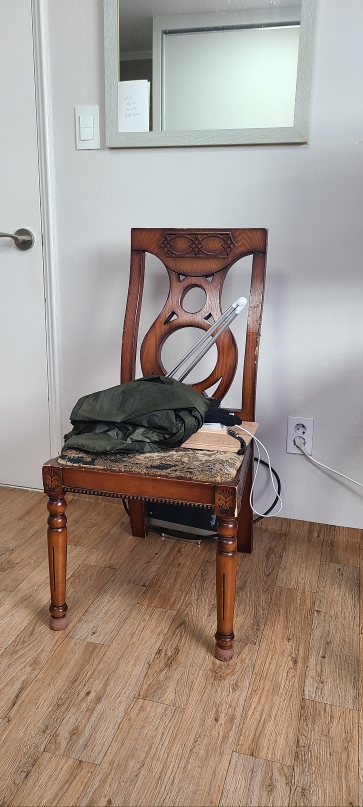
#> input picture feature2.jpg, 726 x 1613 px (shown at 1/2 size)
$ python double_point_analysis.py
#> lines starting #> are read from the running program, lines starting #| are printed output that depends on the picture; long printed decimals are rounded
import sys
import numpy as np
import cv2 as cv
import matplotlib.pyplot as plt
from mpl_toolkits.mplot3d import Axes3D
# [24 lines of commented-out code are left out]


img1 = cv.imread('feature2.jpg')
#> img1 is the input picture: shape (1613, 726, 3); mean B, G, R 139.2, 147.9, 161.1
img2 = cv.imread('feature1.jpg')
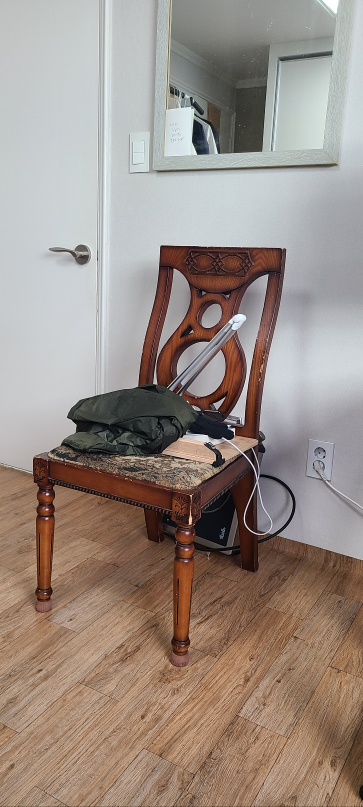
#> input picture feature1.jpg, 726 x 1613 px (shown at 1/2 size)
#> img2 is the input picture: shape (1613, 726, 3); mean B, G, R 133.5, 141.7, 154.8
orb = cv.ORB_create()
gray1 = cv.cvtColor(img1, cv.COLOR_BGR2GRAY)
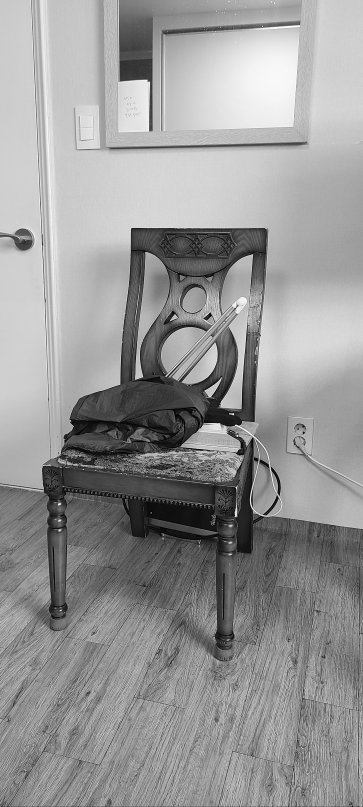
#> gray1: shape (1613, 726) (shown at 1/2 size); min 0, max 254, mean 150.8
gray2 = cv.cvtColor(img2, cv.COLOR_BGR2GRAY)
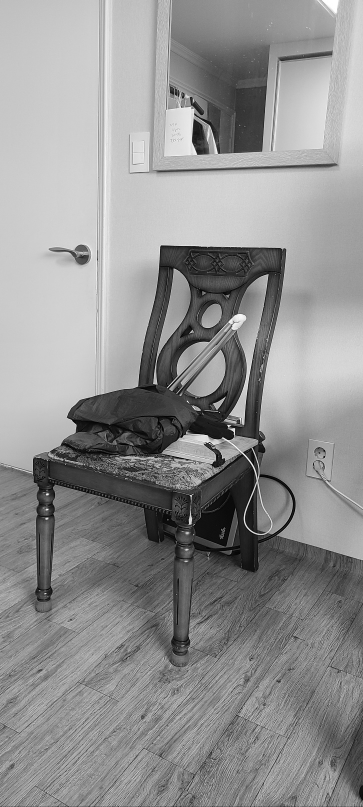
#> gray2: shape (1613, 726) (shown at 1/2 size); min 0, max 255, mean 144.7
orb_kps1 = orb.detect(gray1, None)
#> orb_kps1 = 500 keypoints; strongest (x, y, size): (466, 829, 31), (472, 1032, 31), (420, 627, 31), (349, 629, 31)
orb_kps2 = orb.detect(gray2, None)
#> orb_kps2 = 500 keypoints; strongest (x, y, size): (381, 991, 31), (419, 887, 31), (420, 885, 31), (466, 864, 31)

# 묘사자 만들기
orb_kps1, orb_des1 = orb.compute(gray1, orb_kps1)
orb_kps2, orb_des2 = orb.compute(gray2, orb_kps2)

normType = cv.NORM_HAMMING
crossCheck = True

bf = cv.BFMatcher(normType=normType, crossCheck=crossCheck)

matches = bf.match(orb_des1, orb_des2)
#> matches = 150 matches

matchColor = (0, 0, 255)
singlePointColor = (0, 255, 0)
flags = cv.DrawMatchesFlags_NOT_DRAW_SINGLE_POINTS

match_img = cv.drawMatches(img1, orb_kps1,
                           img2, orb_kps2,
                           matches,
                           outImg=None,
                           matchColor=matchColor, singlePointColor=singlePointColor,
                           flags=flags)
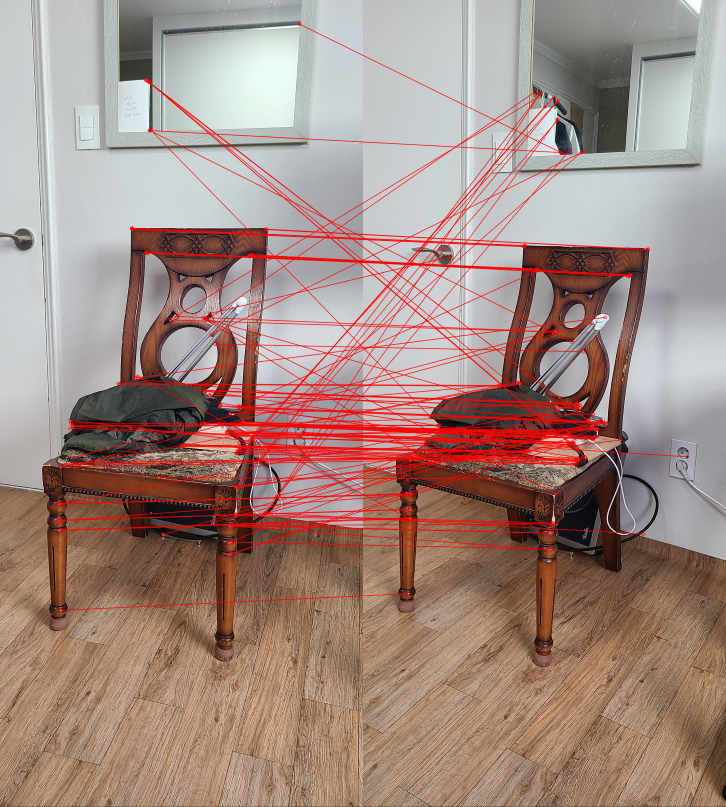
#> match_img: shape (1613, 1452, 3) (shown at 1/2 size); mean B, G, R 129.9, 138.3, 163.5

# [5 lines of commented-out code are left out]


pts1 = []
pts2 = []

for i, m in enumerate(matches):
    pts1.append(orb_kps1[m.queryIdx].pt)
    pts2.append(orb_kps2[m.trainIdx].pt)
#> this loop made 150 passes
#> after the loop, pts1 = 150 pairs, first value 117 to 607, second value 48 to 1220.4; pts2 = 150 pairs, first value 67 to 648, second value 182.7 to 1186.8

pts1 = np.array(pts1, dtype=np.float32)
pts2 = np.array(pts2, dtype=np.float32)

method = cv.FM_LMEDS
ransacReprojThreshold = 3
confidence = 0.99

F, mask = cv.findFundamentalMat(np.int32(pts1), np.int32(pts2),
                                method=method, ransacReprojThreshold=ransacReprojThreshold, confidence=confidence)
#> F = [[-5.77e-06, -3.11e-05, 0.0476], [5.32e-05, -1.21e-05, -0.155], [-0.0492, 0.161, 1]]; mask = 150 values, max 1 at index 0, min 0 at index 1, mean 0.587

pts1_F = pts1[mask.ravel() == 1]
#> pts1_F = 88 pairs, first value 117.5 to 606.2, second value 260.6 to 1220.4
pts2_F = pts2[mask.ravel() == 1]
#> pts2_F = 88 pairs, first value 90 to 648, second value 304.6 to 1186.8

img = np.concatenate([img1, img2], axis=1)
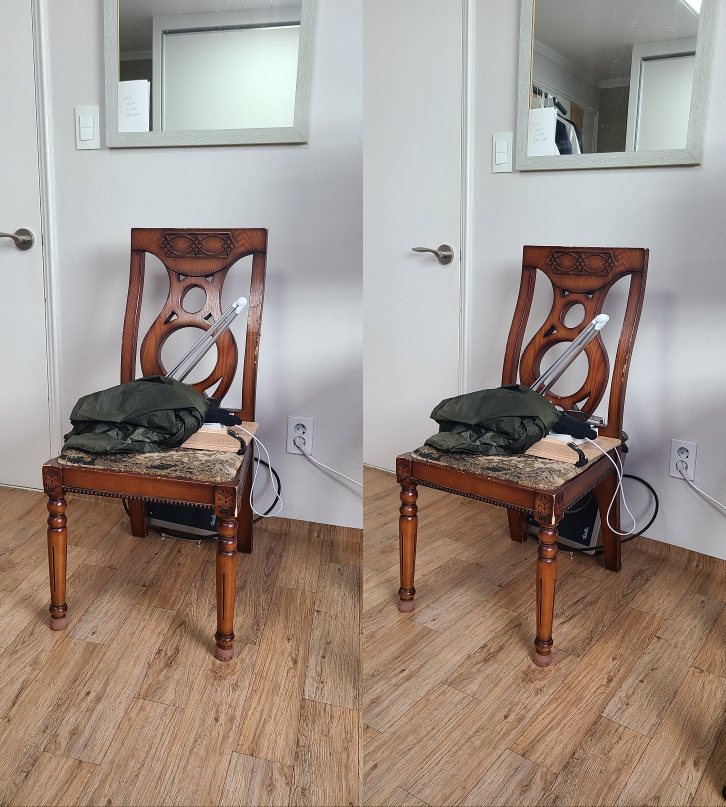
#> img: shape (1613, 1452, 3) (shown at 1/2 size); mean B, G, R 136.3, 144.8, 158
# [7 lines of commented-out code are left out]

focal = 640.0
pp = (320, 240)

method = cv.LMEDS
prob = 0.99
threshold = 1.0

E, mask = cv.findEssentialMat(
    pts2, pts1, focal=focal, pp=pp, method=method, prob=prob, threshold=threshold)
#> E = [[0.0521, -0.373, 0.425], [0.353, 0.023, -0.442], [-0.453, 0.389, 0.0211]]; mask = 150 values, max 1 at index 0, min 0 at index 1, mean 0.613

pts1_E = pts1[mask.ravel() == 1]
#> pts1_E = 92 pairs, first value 117.5 to 606.2, second value 260.6 to 1220.4
pts2_E = pts2[mask.ravel() == 1]
#> pts2_E = 92 pairs, first value 90 to 648, second value 304.6 to 1186.8

img = np.concatenate([img1, img2], axis=1)

# [7 lines of commented-out code are left out]

n_inliers, R, t, mask = cv.recoverPose(
    E, pts2, pts1, focal=focal, pp=pp, mask=mask)
#> n_inliers = 49; R = [[0.996, 0.0739, -0.0573], [-0.0745, 0.997, -0.00754], [0.0566, 0.0118, 0.998]]; t = [0.596, 0.598, 0.535]; mask = 150 values, max 1 at index 0, min 0 at index 1, mean 0.327

print('# of inliers', n_inliers)
#| # of inliers 49
print('Rotation matrix', R.shape)
#| Rotation matrix (3, 3)
print(R)
#| [[ 0.9956  0.0739 -0.05729]
#|  [-0.07445  0.9972 -0.007538]
#|  [ 0.05657  0.01177  0.9983]]
print('Translation', t.shape)
#| Translation (3, 1)
print(t)
#| [[0.5959]
#|  [0.5985 ]
#|  [0.5355]]
pts1_P = pts1[mask.ravel() == 1]
#> pts1_P = 49 pairs, first value 121 to 514.8, second value 626.4 to 1083.6
pts2_P = pts2[mask.ravel() == 1]
#> pts2_P = 49 pairs, first value 94 to 466.8, second value 512.6 to 1098.7
img = np.concatenate([img1, img2], axis=1)

plt.figure(figsize=(16, 8))
plt.title('ORB feature matching - Pose')
plt.imshow(img[:, :, ::-1])
plt.plot([pts1_P[:, 0], 726+pts2_P[:, 0]],
         [pts1_P[:, 1], pts2_P[:, 1]], 'r-', alpha=0.5)
plt.axis('off')
plt.show()


def draw_img_3dax(ax, img, R=None, t=None):
    h, w = img.shape[:2]
    img = img[::-1, :, :]
    xmax = w/np.maximum(h, w)
    ymax = h/np.maximum(h, w)

    xval = np.linespace(-xmax/2.0, xmax/2.0, w)
    yval = np.linespace(-ymax/2.0, ymax/2.0, h)

    xx, yy = np.meshgrid(xval, yval)
    zz = np.zeros(xx.shape)

    if not R is None:
        pts = np.stack([xx, yy, zz], axis=-1)
        pts = np.expand_dims(pts, axis=-1)
        pts = np.matmul(R, pts)
        pts = np.squeeze(pts, axis=-1)
        xx, yy, zz = pts[:, :, 0], pts[:, :, 1], pts[:, :, 2]
    if not t is None:
        xx += t[0]
        yy += t[1]
        zz += t[2]
    ax.plot_surface(xx, yy, zz, rstride=1, cstride=1,
                    facecolors=img, shade=False)


def draw_axis_3dax(ax, R, t, scale=0.1):
    xaxis = t + R[:, 0]*scale
    yaxis = t + R[:, 1]*scale
    zaxis = t + R[:, 2]*scale

    ax.plot([t[0], xaxis[0]], [t[1], xaxis[1]], [t[2], xaxis[2]], 'r-')
    ax.plot([t[0], yaxis[0]], [t[1], yaxis[1]], [t[2], yaxis[2]], 'g-')
    ax.plot([t[0], zaxis[0]], [t[1], zaxis[1]], [t[2], zaxis[2]], 'b-')


h, w = img1.shape[:2]
#> h = 1613; w = 726
xmax = w/np.maximum(h, w)
#> xmax = 0.45
ymax = h/np.maximum(h, w)
#> ymax = 1

img1_n = cv.resize(img1, dsize=(40, 30))/255.0
img2_n = cv.resize(img2, dsize=(40, 30))/255.0

fig = plt.figure(figsize=(16, 8))
plt.subplot(121)
plt.imshow(img1[:, :, ::-1], origin='upper', extent=[-xmax, xmax, -ymax, ymax])
plt.axis('off')
plt.subplot(122)
plt.imshow(img2[:, :, ::-1], origin='upper', extent=[-xmax, xmax, -ymax, ymax])
plt.axis('off')
plt.show()
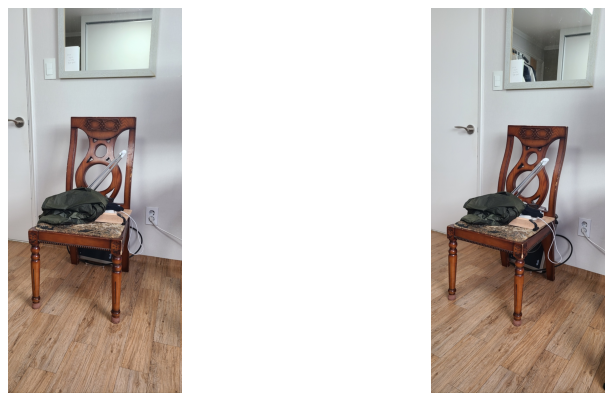
#> figure drawn by matplotlib, 2 panels

fig = plt.figure(figsize=(8, 8))
ax = fig.add_subplot(111, projection='3d')
ax.view_init(elev=-60, azim=-90)
draw_axis_3dax(ax, R=np.eye(3), t=np.array([0, 0, 0]))
draw_axis_3dax(ax, R=R, t=np.squeeze(1.0*t, axis=1))

ax.set_xlim(0.0, 1.0)
ax.set_ylim(0.0, 1.0)
ax.set_zlim(0.0, 1.0)

plt.show()
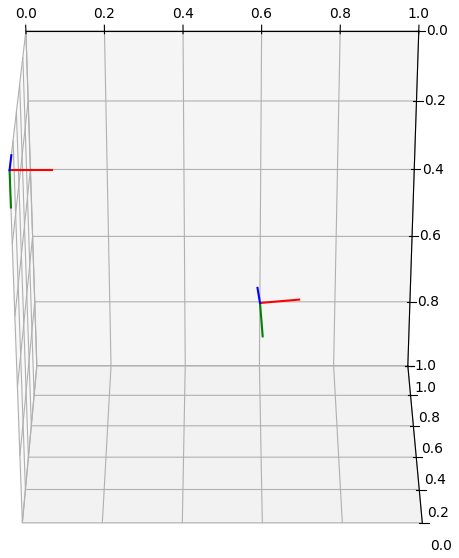
#> figure drawn by matplotlib, 1 panel
